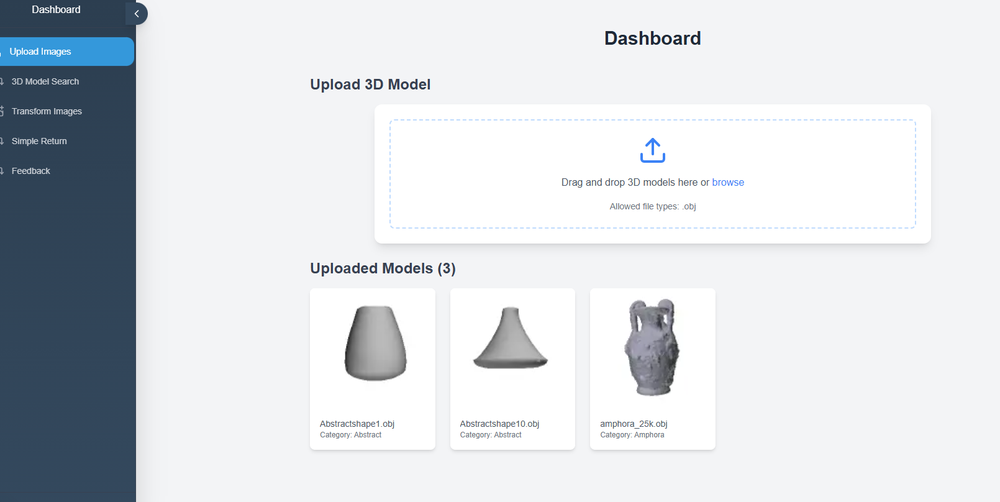
#> input picture img/upload.png, 1000 x 502 px, shrunk from 1610 x 808 before the run
$ python FeatureExtraction_json.py   (older library calls are emulated)
#> lines starting #> are read from the running program, lines starting #| are printed output that depends on the picture; after the words box and inside, x2 and y2 are one past the last pixel; in counts of white or black regions, pixels touching at a corner belong together
import os
import cv2
import numpy as np
import json
from skimage.feature import local_binary_pattern, hog
from sklearn.cluster import KMeans

# Fonction pour calculer l'histogramme normalisé des couleurs
def calculate_normalized_histogram(image_path):
    image = cv2.imread(image_path)
    if image is None:
        raise ValueError(f"Impossible de lire l'image à {image_path}. Vérifiez le chemin.")
    image = cv2.cvtColor(image, cv2.COLOR_BGR2RGB)

    histSize = 256
    hist_r = cv2.calcHist([image], [0], None, [histSize], [0, 256])
    hist_g = cv2.calcHist([image], [1], None, [histSize], [0, 256])
    hist_b = cv2.calcHist([image], [2], None, [histSize], [0, 256])

    # Normalisation des histogrammes
    cv2.normalize(hist_r, hist_r, alpha=0, beta=1, norm_type=cv2.NORM_MINMAX)
    cv2.normalize(hist_g, hist_g, alpha=0, beta=1, norm_type=cv2.NORM_MINMAX)
    cv2.normalize(hist_b, hist_b, alpha=0, beta=1, norm_type=cv2.NORM_MINMAX)

    return hist_r.flatten(), hist_g.flatten(), hist_b.flatten()


# Fonction pour calculer la matrice de co-occurrence
def calculate_co_occurrence_matrix(image_path):
    image = cv2.imread(image_path, cv2.IMREAD_GRAYSCALE)
    if image is None:
        raise ValueError(f"Impossible de lire l'image à {image_path}. Vérifiez le chemin.")

    num_gray_levels = 256
    distance = 1

    co_matrix = np.zeros((num_gray_levels, num_gray_levels))

    for i in range(image.shape[0] - distance):
        for j in range(image.shape[1] - distance):
            gray_level1 = image[i, j]
            gray_level2 = image[i + distance, j + distance]
            co_matrix[gray_level1, gray_level2] += 1

    if co_matrix.sum() > 0:
        co_matrix /= co_matrix.sum()

    contrast = np.sum((np.arange(num_gray_levels)[:, None] - np.arange(num_gray_levels)) ** 2 * co_matrix)
    dissimilarity = np.sum(np.abs(np.arange(num_gray_levels)[:, None] - np.arange(num_gray_levels)) * co_matrix)
    homogeneity = np.sum(co_matrix / (1 + np.abs(np.arange(num_gray_levels)[:, None] - np.arange(num_gray_levels))))
    energy = np.sum(co_matrix ** 2)

    return contrast, dissimilarity, homogeneity, energy


# Fonction pour calculer les descripteurs HOG (Histogram of Oriented Gradients)
def calculate_hog(image_path):
    image = cv2.imread(image_path, cv2.IMREAD_GRAYSCALE)
    if image is None:
        raise ValueError(f"Impossible de lire l'image à {image_path}. Vérifiez le chemin.")

    # Calcul du HOG
    fd, hog_image = hog(image, orientations=9, pixels_per_cell=(8, 8), cells_per_block=(2, 2), visualize=True)
    return fd


# Fonction pour calculer le LBP (Local Binary Pattern)
def calculate_lbp(image_path):
    image = cv2.imread(image_path, cv2.IMREAD_GRAYSCALE)
    if image is None:
        raise ValueError(f"Impossible de lire l'image à {image_path}. Vérifiez le chemin.")

    # Paramètres LBP
    radius = 1
    n_points = 8 * radius
    lbp = local_binary_pattern(image, n_points, radius, method='uniform')

    # Calcul de l'histogramme LBP
    lbp_hist, _ = np.histogram(lbp.ravel(), bins=np.arange(0, n_points + 3), range=(0, n_points + 2))
    lbp_hist = lbp_hist.astype('float')
    lbp_hist /= lbp_hist.sum()  # Normalisation

    return lbp_hist


# Fonction pour calculer les moments de Hu (cinq descripteurs supplémentaires)
def calculate_hu_moments(image_path):
    image = cv2.imread(image_path, cv2.IMREAD_GRAYSCALE)
    if image is None:
        raise ValueError(f"Impossible de lire l'image à {image_path}. Vérifiez le chemin.")

    # Seuil de l'image pour obtenir une image binaire
    _, thresh = cv2.threshold(image, 127, 255, cv2.THRESH_BINARY)

    # Calcul des moments de Hu
    moments = cv2.moments(thresh)
    hu_moments = cv2.HuMoments(moments).flatten()

    return hu_moments
# Function to calculate Gabor filter features
def calculate_gabor_features(image_path):
    image = cv2.imread(image_path, cv2.IMREAD_GRAYSCALE)
    if image is None:
        raise ValueError(f"Cannot read image at {image_path}. Check the path.")

    kernels = []
    gabor_features = []

    for theta in range(4):  # 0, 45, 90, 135 degrees
        theta = theta * np.pi / 4
        kernel = cv2.getGaborKernel((21, 21), 8.0, theta, 10.0, 0.5, 0, ktype=cv2.CV_32F)
        kernels.append(kernel)

    for kernel in kernels:
        filtered_image = cv2.filter2D(image, cv2.CV_8UC3, kernel)
        gabor_features.append(np.mean(filtered_image))
        gabor_features.append(np.std(filtered_image))

    return np.array(gabor_features)

# Function to calculate dominant colors
def calculate_dominant_colors(image_path, k=5):
    image = cv2.imread(image_path)
    if image is None:
        raise ValueError(f"Cannot read image at {image_path}. Check the path.")
    image = cv2.cvtColor(image, cv2.COLOR_BGR2RGB)
    image = image.reshape((-1, 3))

    kmeans = KMeans(n_clusters=k, random_state=42)
    kmeans.fit(image)
    dominant_colors = kmeans.cluster_centers_.flatten()

    return dominant_colors


# Function to calculate all descriptors for an image
def calculate_image_descriptors(image_path):
    hist_r, hist_g, hist_b = calculate_normalized_histogram(image_path)
    contrast, dissimilarity, homogeneity, energy = calculate_co_occurrence_matrix(image_path)
    hog_features = calculate_hog(image_path)
    lbp_features = calculate_lbp(image_path)
    hu_moments = calculate_hu_moments(image_path)
    gabor_features = calculate_gabor_features(image_path)
    dominant_colors = calculate_dominant_colors(image_path)

    # Concatenate all descriptors
    descriptor = np.concatenate((
        hist_r,
        hist_g,
        hist_b,
        np.array([contrast, dissimilarity, homogeneity, energy]),
        hog_features,
        lbp_features,
        hu_moments,
        gabor_features,
        dominant_colors
    ))

    return descriptor


# Fonction pour créer la base de données des descripteurs
def create_descriptor_database(directory_path):
    database = {}

    for root, dirs, files in os.walk(directory_path):
        for file in files:
            if file.lower().endswith(('.jpg', '.png')):
                image_path = os.path.join(root, file)

                try:
                    descriptor = calculate_image_descriptors(image_path)
                    database[image_path] = descriptor.tolist()
                    print(f"Descripteurs calculés pour {image_path}")
                except Exception as e:
                    print(f"Erreur lors du traitement de l'image {image_path}: {e}")

    return database

# Main execution starts here
directory_path = input("Entrez le chemin du dossier contenant les images : ")
#> the answer given: ../img

# Créer la base de données de descripteurs
database = create_descriptor_database(directory_path)
#> in calculate_normalized_histogram, image is the input picture: shape (502, 1000, 3); mean B, G, R 224.3, 219.8, 215.9
#> in calculate_normalized_histogram, `hist_r = cv2.calcHist([image], [0], None, [histSize], [0, 256])`: hist_r = 256 values, max 259244 at index 243, min 1 at index 2, mean 1960.9
#> in calculate_normalized_histogram, `hist_g = cv2.calcHist([image], [1], None, [histSize], [0, 256])`: hist_g = 256 values, max 259333 at index 244, min 0 at index 0, mean 1960.9
#> in calculate_normalized_histogram, `hist_b = cv2.calcHist([image], [2], None, [histSize], [0, 256])`: hist_b = 256 values, max 259187 at index 246, min 0 at index 0, mean 1960.9
#> in calculate_image_descriptors, `hist_r, hist_g, hist_b = calculate_normalized_histogram(image_path)`: hist_r = 256 values, max 1 at index 243, min 0 at index 2, mean 0.00756; hist_g = 256 values, max 1 at index 244, min 0 at index 0, mean 0.00756; hist_b = 256 values, max 1 at index 246, min 0 at index 0, mean 0.00757
#> in calculate_co_occurrence_matrix, `image = cv2.imread(image_path, cv2.IMREAD_GRAYSCALE)`:
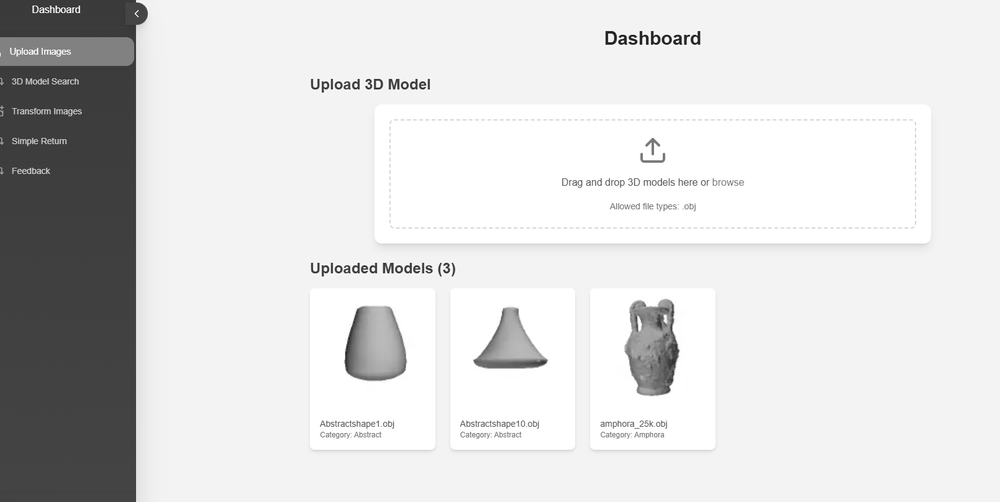
#> image: shape (502, 1000); min 5, max 255, mean 218.6
#> after the loop in calculate_co_occurrence_matrix, `for i in range(image.shape[0] - distance):`:
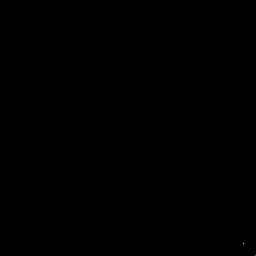
#> co_matrix: shape (256, 256) float64; min 0, max 255706, mean 7.6; drawn with min black and max white
#> in calculate_co_occurrence_matrix, `co_matrix /= co_matrix.sum()`: co_matrix: shape (256, 256) float64; 19.39% of pixels changed, all inside (x1, y1, x2, y2) = (5, 5, 256, 256)
#> in calculate_co_occurrence_matrix, `contrast = np.sum((np.arange(num_gray_levels)[:, None] - np.arange(num..`: contrast = 197.4
#> in calculate_co_occurrence_matrix, `dissimilarity = np.sum(np.abs(np.arange(num_gray_levels)[:, None] - np..`: dissimilarity = 2.47
#> in calculate_co_occurrence_matrix, `homogeneity = np.sum(co_matrix / (1 + np.abs(np.arange(num_gray_levels..`: homogeneity = 0.881
#> in calculate_co_occurrence_matrix, `energy = np.sum(co_matrix ** 2)`: energy = 0.307
#> in calculate_image_descriptors, `contrast, dissimilarity, homogeneity, energy = calculate_co_occurrence..`: contrast = 197.4; dissimilarity = 2.47; homogeneity = 0.881; energy = 0.307
#> in calculate_hog, `fd, hog_image = hog(image, orientations=9, pixels_per_cell=(8, 8), cel..`:
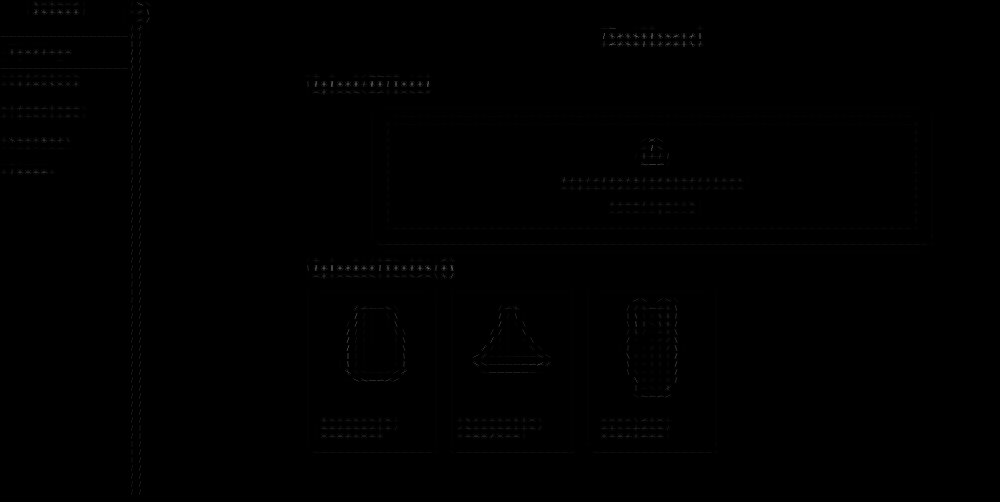
#> hog_image: shape (502, 1000) float64; min 0, max 104, mean 0.4
#> in calculate_lbp, `lbp = local_binary_pattern(image, n_points, radius, method='uniform')`:
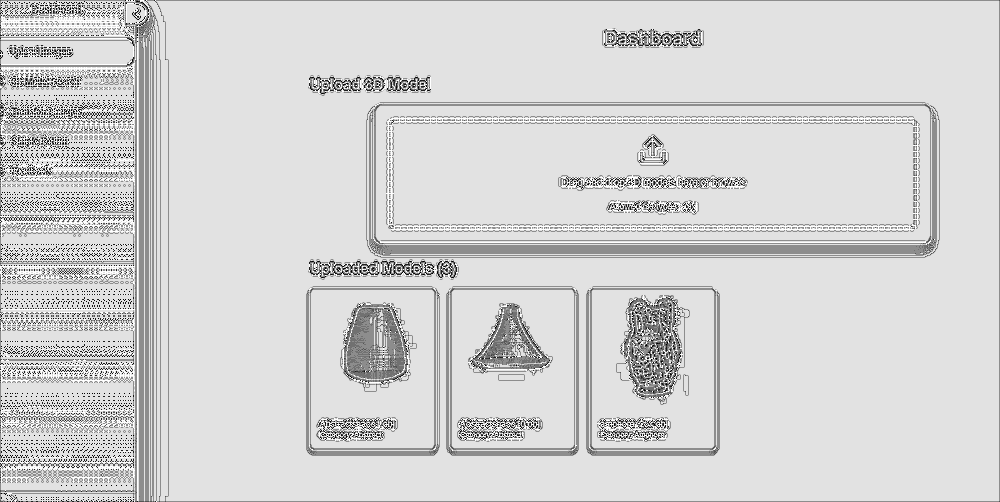
#> lbp: shape (502, 1000) float64; min 0, max 9, mean 7.49; drawn with min black and max white
#> in calculate_lbp, `lbp_hist, _ = np.histogram(lbp.ravel(), bins=np.arange(0, n_points + 3..`: lbp_hist = [2447, 6631, 637, 5542, 5774, 45978, 2143, 7924, 408300, 16624]
#> in calculate_lbp, `lbp_hist /= lbp_hist.sum()`: lbp_hist = [0.00487, 0.0132, 0.00127, 0.011, 0.0115, 0.0916, 0.00427, 0.0158, 0.813, 0.0331]
#> in calculate_image_descriptors, `lbp_features = calculate_lbp(image_path)`: lbp_features has the same summary as lbp_hist in calculate_lbp
#> in calculate_hu_moments, `_, thresh = cv2.threshold(image, 127, 255, cv2.THRESH_BINARY)`:
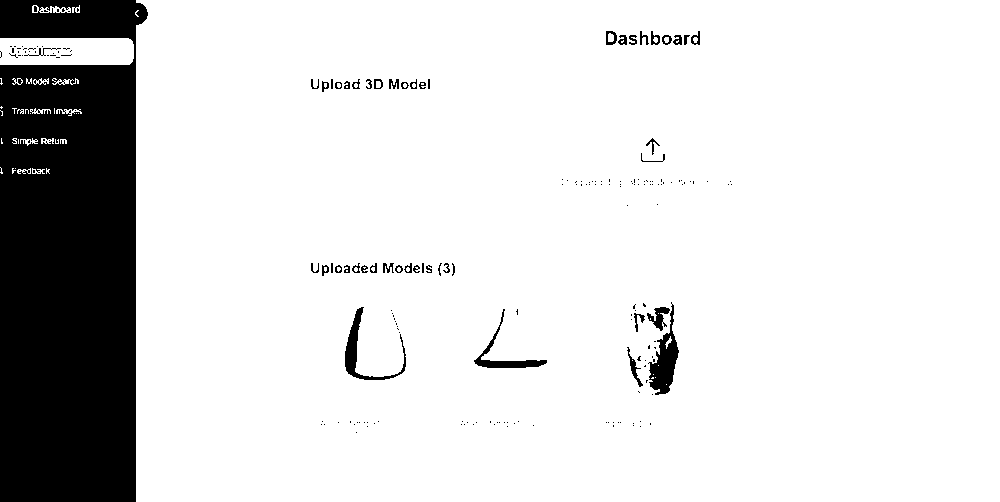
#> thresh: shape (502, 1000); 86.2% white; 205 black regions (156 under 20 px), largest, box (x1, y1, x2, y2) and area: (0, 0, 148, 502) 63869, (648, 302, 679, 395) 1202, (345, 307, 406, 380) 839
#> in calculate_hu_moments, `moments = cv2.moments(thresh)`: moments = moments, m00 110396640, centre m10/m00, m01/m00 = (563, 248.3)
#> in calculate_hu_moments, `hu_moments = cv2.HuMoments(moments).flatten()`: hu_moments = [0.000777, 1.55e-07, 8.52e-13, 2.1e-13, 8.89e-26, 4.85e-17, -5.36e-27]
#> the loop in calculate_gabor_features, `for kernel in kernels:` made 4 passes
#> pass 1, in calculate_gabor_features, `filtered_image = cv2.filter2D(image, cv2.CV_8UC3, kernel)`:
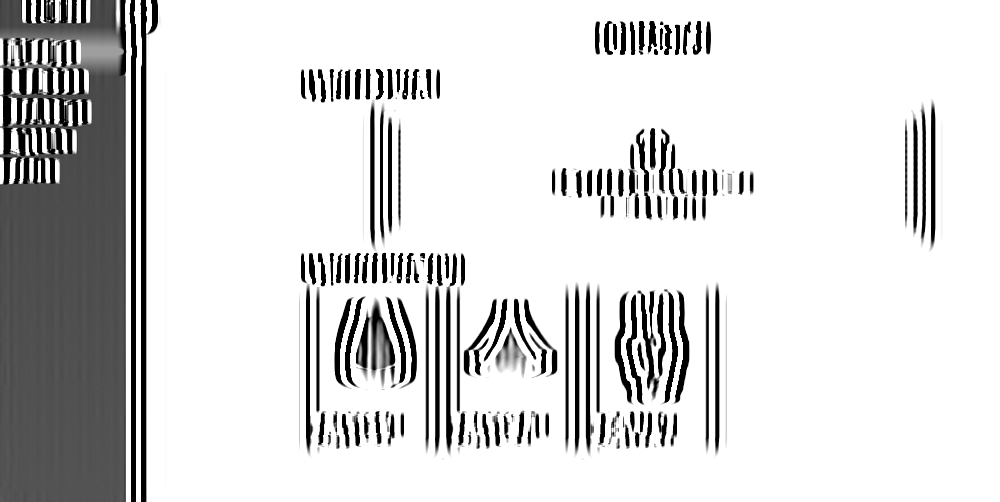
#> filtered_image: shape (502, 1000); min 0, max 255, mean 215.8
#> pass 3, in calculate_gabor_features, `filtered_image = cv2.filter2D(image, cv2.CV_8UC3, kernel)`:
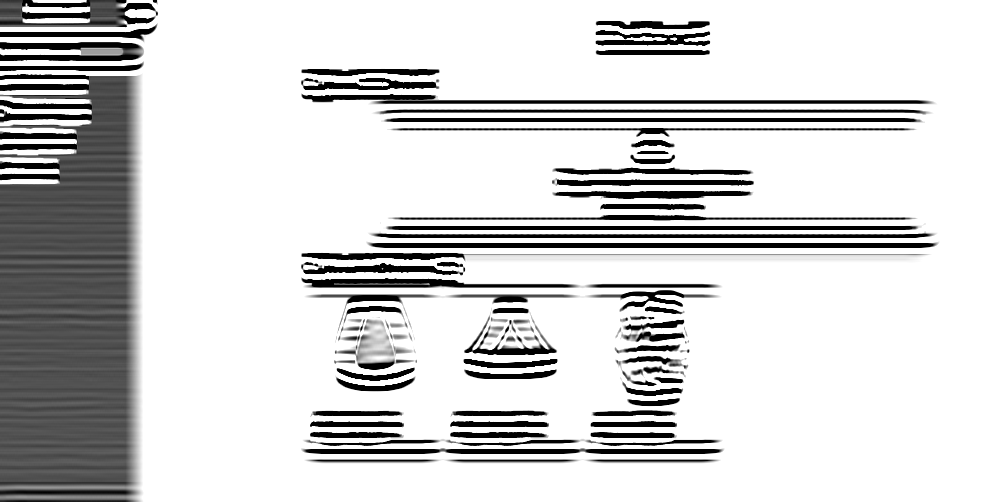
#> filtered_image: shape (502, 1000); min 0, max 255, mean 210.8
#> after the loop in calculate_gabor_features, `for kernel in kernels:`: gabor_features = [215.8, 80.93, 253.7, 17.51, 210.8, 85.39, 253.6, 18.03]
#> database = 2 items

# Sauvegarder la base de données dans un fichier JSON
with open('database.json', 'w') as f:
    json.dump(database, f)

$ run again, on img/upload1.png
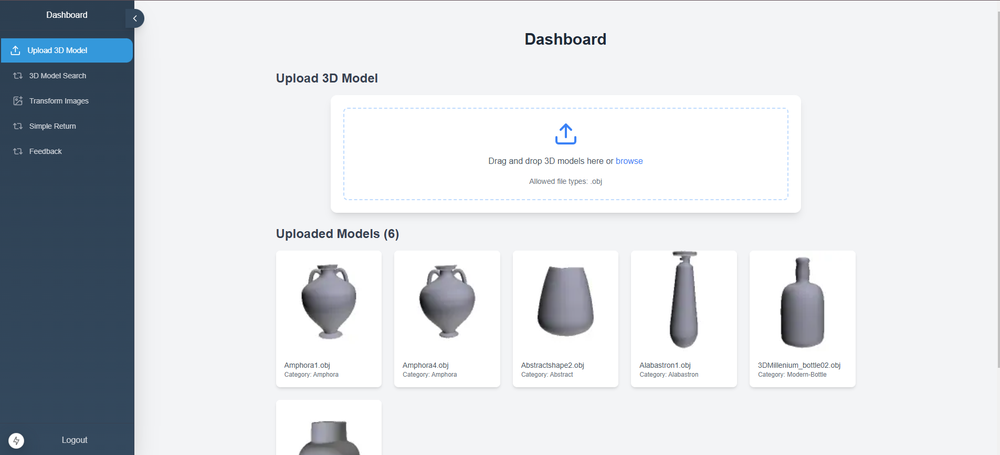
#> input picture img/upload1.png, 1000 x 455 px, shrunk from 1905 x 866 before the run
#> in calculate_normalized_histogram, image is the input picture: shape (455, 1000, 3); mean B, G, R 222.8, 218.2, 214.4
#> in calculate_normalized_histogram, `hist_r = cv2.calcHist([image], [0], None, [histSize], [0, 256])`: hist_r = 256 values, max 226195 at index 243, min 1 at index 1, mean 1777.3
#> in calculate_normalized_histogram, `hist_g = cv2.calcHist([image], [1], None, [histSize], [0, 256])`: hist_g = 256 values, max 226181 at index 244, min 0 at index 0, mean 1777.3
#> in calculate_normalized_histogram, `hist_b = cv2.calcHist([image], [2], None, [histSize], [0, 256])`: hist_b = 256 values, max 226570 at index 246, min 0 at index 0, mean 1777.3
#> in calculate_image_descriptors, `hist_r, hist_g, hist_b = calculate_normalized_histogram(image_path)`: hist_r = 256 values, max 1 at index 243, min 0 at index 1, mean 0.00785; hist_g = 256 values, max 1 at index 244, min 0 at index 0, mean 0.00786; hist_b = 256 values, max 1 at index 246, min 0 at index 0, mean 0.00784
#> in calculate_co_occurrence_matrix, `contrast = np.sum((np.arange(num_gray_levels)[:, None] - np.arange(num..`: contrast = 216.4
#> in calculate_co_occurrence_matrix, `dissimilarity = np.sum(np.abs(np.arange(num_gray_levels)[:, None] - np..`: dissimilarity = 2.94
#> in calculate_co_occurrence_matrix, `homogeneity = np.sum(co_matrix / (1 + np.abs(np.arange(num_gray_levels..`: homogeneity = 0.865
#> in calculate_co_occurrence_matrix, `energy = np.sum(co_matrix ** 2)`: energy = 0.287
#> in calculate_image_descriptors, `contrast, dissimilarity, homogeneity, energy = calculate_co_occurrence..`: contrast = 216.4; dissimilarity = 2.94; homogeneity = 0.865; energy = 0.287
#> in calculate_lbp, `lbp_hist, _ = np.histogram(lbp.ravel(), bins=np.arange(0, n_points + 3..`: lbp_hist = [2168, 4283, 683, 4688, 7428, 47402, 2021, 7800, 363979, 14548]
#> in calculate_lbp, `lbp_hist /= lbp_hist.sum()`: lbp_hist = [0.00476, 0.00941, 0.0015, 0.0103, 0.0163, 0.104, 0.00444, 0.0171, 0.8, 0.032]
#> lbp_features has the same summary as lbp_hist in calculate_lbp
#> in calculate_hu_moments, `_, thresh = cv2.threshold(image, 127, 255, cv2.THRESH_BINARY)`:
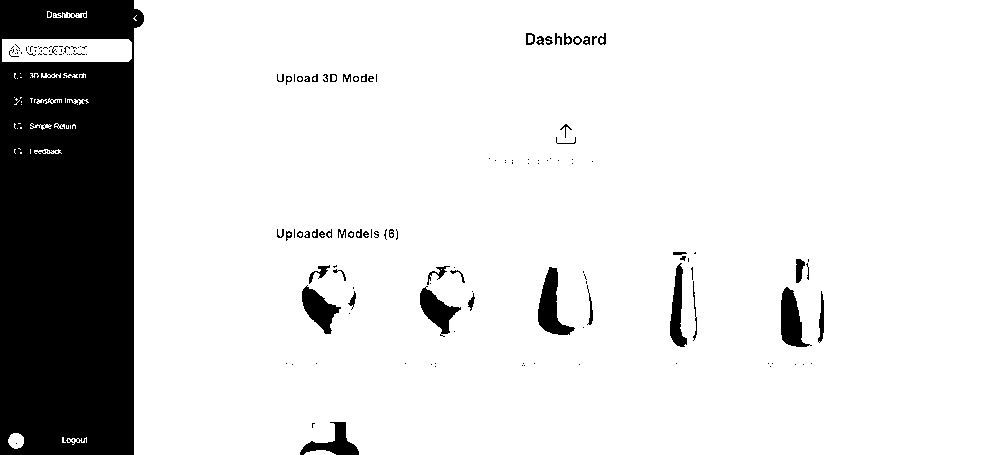
#> thresh: shape (455, 1000); 85.7% white; 164 black regions (111 under 20 px), largest, box (x1, y1, x2, y2) and area: (0, 0, 144, 455) 57135, (538, 267, 575, 335) 1153, (781, 287, 812, 347) 1014
#> moments = moments, m00 99423990, centre m10/m00, m01/m00 = (562.7, 224.4)
#> in calculate_hu_moments, `hu_moments = cv2.HuMoments(moments).flatten()`: hu_moments = [0.000828, 2.28e-07, 5.83e-13, 2.63e-13, 9.41e-26, 1.12e-16, 4.19e-26]
#> after the loop in calculate_gabor_features, `for kernel in kernels:`:
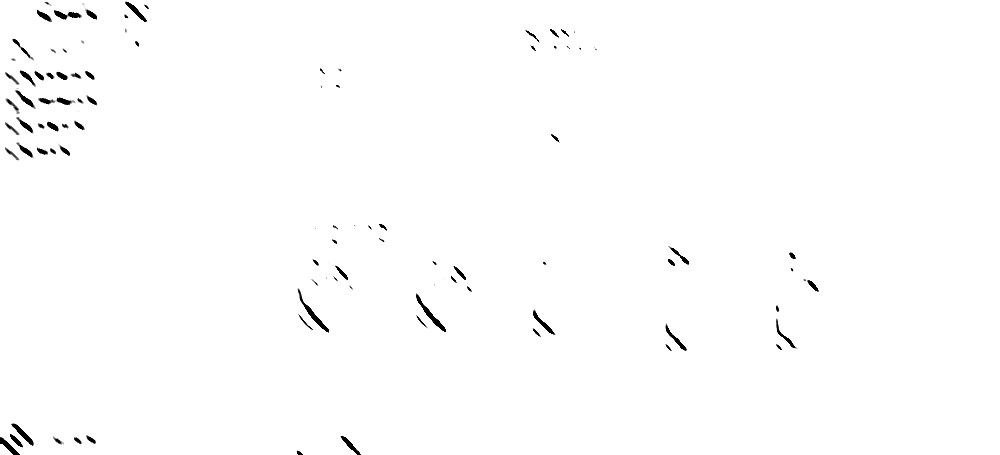
#> filtered_image: shape (455, 1000); min 0, max 255, mean 253
#> after the loop in calculate_gabor_features, `for kernel in kernels:`: gabor_features = [209.6, 87.17, 253.4, 18.99, 207, 88.35, 253, 21.23]
#> database = 1 item
